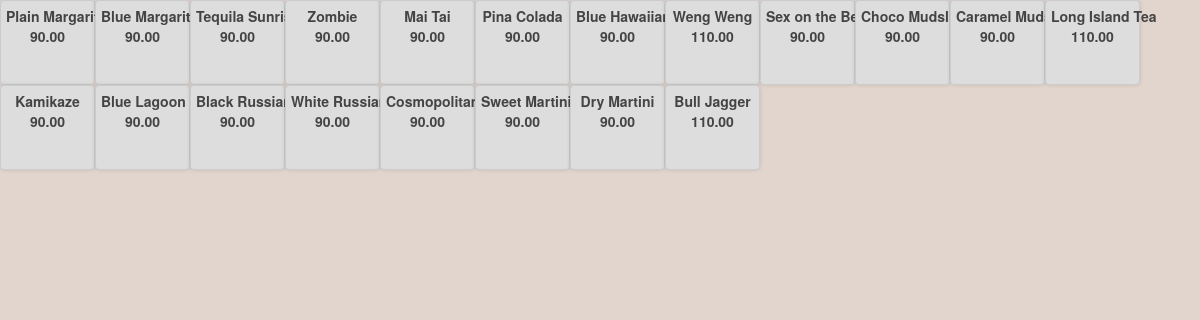
/checker/item category/beverages.php?cat=COCKTAILS (signed in), run on the app's committed database.
### tables this page shows
CREATE TABLE IF NOT EXISTS `menu_db` (
  `menuitem_id` int(11) NOT NULL AUTO_INCREMENT,
  `name` varchar(255) DEFAULT NULL,
  `item_category` varchar(255) DEFAULT NULL,
  `item_happyprice` double(65,2) DEFAULT NULL,
  `item_regularprice` double(65,2) DEFAULT NULL,
  `item_availability` enum('not available','available') DEFAULT NULL,
  `code` varchar(255) DEFAULT NULL,
  `item_commission` double(65,2) DEFAULT NULL,
  `item_discount` double(65,2) DEFAULT NULL,
  PRIMARY KEY (`menuitem_id`),
  UNIQUE KEY `name` (`name`)
);

### checker/dbcontroller.php (called while the page is built, shortened)
<?php
class DBController {
	private $host = "localhost";
	private $user = "root";
	private $password = "";
	private $database = "aml_db";
	private $conn;
	function __construct() {
		$this->conn = $this->connectDB();
	}
	function connectDB() {
		$conn = mysqli_connect($this->host,$this->user,$this->password,$this->database);
		return $conn;
	}
	function runQuery($query) {
		$result = mysqli_query($this->conn,$query);
		while($row=mysqli_fetch_assoc($result)) {
			$resultset[] = $row;
		}
		if(!empty($resultset))
			return $resultset;
	}
}
?>

### checker/item category/beverages.php (the view, shortened to what this page needs)
<?php
include('../header.php');
?>
<?php
require_once('../dbcontroller.php');
$db_handle = new DBController();
?>
<!DOCTYPE html>
<link rel="stylesheet" href="styles.css">
<html>
<?php
if(!isset($_GET['cat'])){
?>
Please select a category on the left.
<?php
}else{
	$product_array = $db_handle->runQuery("SELECT menuitem_id, item_category, name, item_happyprice, item_availability, code FROM menu_db where item_category ='".$_GET["cat"]."'");
	if (!empty($product_array)) {
		foreach($product_array as $key=>$value){
	?>
		<div class="product-item itmbtn btn" data-itemnumber="<?php echo $product_array[$key]["code"]; ?>" style="float:left">
			<form method="post" id="frm<?php echo $product_array[$key]["code"]; ?>" action="../dash.php?action=add&code=<?php echo $product_array[$key]["code"]; ?>" target="iframe_menu">
			<div><strong>
			<?php echo $product_array[$key]["name"]; ?>
			</strong></div>
			<div><strong>
			<?php echo $product_array[$key]["item_happyprice"]; ?>
			</strong></div>
			<input type="submit" value="Add to cart" class="btnAddAction" hidden/></div>
	<?php
			}
	}
}
	?>
</html>

### checker/item category/styles.css (style rules this page uses)
div.btn { display:inline-block; color:#444; border:1px solid #CCC; background:#DDD; box-shadow: 0 0 5px -1px rgba(0,0,0,0.2); cursor:pointer; vertical-align:middle; padding: 5px; text-align: center; height: 85px; width: 95px; }

### data on the page
menu_db: name "Plain Margarita", item_happyprice "90.00"
menu_db: name "Blue Margarita", item_happyprice "90.00"
menu_db: name "Tequila Sunrise", item_happyprice "90.00"
menu_db: name "Zombie", item_happyprice "90.00"
menu_db: name "Mai Tai", item_happyprice "90.00"
menu_db: name "Pina Colada", item_happyprice "90.00"
menu_db: name "Blue Hawaiian", item_happyprice "90.00"
menu_db: name "Weng Weng", item_happyprice "110.00"
menu_db: name "Sex on the Beach", item_happyprice "90.00"
menu_db: name "Choco Mudslide", item_happyprice "90.00"
menu_db: name "Caramel Mudslide", item_happyprice "90.00"
menu_db: name "Long Island Tea", item_happyprice "110.00"
menu_db: name "Kamikaze", item_happyprice "90.00"
menu_db: name "Blue Lagoon", item_happyprice "90.00"
menu_db: name "Black Russian", item_happyprice "90.00"
menu_db: name "White Russian", item_happyprice "90.00"
menu_db: name "Cosmopolitan", item_happyprice "90.00"
menu_db: name "Sweet Martini", item_happyprice "90.00"
menu_db: name "Dry Martini", item_happyprice "90.00"
menu_db: name "Bull Jagger", item_happyprice "110.00"
